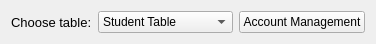
   <widget class="QWidget" name="layoutWidget">
    <property name="geometry">
     <rect>
      <x>60</x>
      <y>20</y>
      <width>341</width>
      <height>24</height>
     </rect>
    </property>
    <layout class="QHBoxLayout" name="horizontalLayout_2">
     <item>
      <widget class="QLabel" name="label_2">
       <property name="maximumSize">
        <size>
         <width>90</width>
         <height>16777215</height>
        </size>
       </property>
       <property name="baseSize">
        <size>
         <width>0</width>
         <height>0</height>
        </size>
       </property>
       <property name="font">
        <font>
         <pointsize>10</pointsize>
        </font>
       </property>
       <property name="text">
        <string>Choose table:</string>
       </property>
      </widget>
     </item>
     <item>
      <widget class="QComboBox" name="comboBox">
       <item>
        <property name="text">
         <string>Student Table</string>
        </property>
       </item>
       <item>
        <property name="text">
         <string>Instructor Table</string>
        </property>
       </item>
       <item>
        <property name="text">
         <string>Deapartment Table</string>
        </property>
       </item>
       <item>
        <property name="text">
         <string>Course  Table</string>
        </property>
       </item>
       <item>
        <property name="text">
         <string>Course Enrollment</string>
        </property>
       </item>
      </widget>
     </item>
     <item>
      <widget class="QPushButton" name="btn_goToAcc">
       <property name="text">
        <string>Account Management</string>
       </property>
      </widget>
     </item>
    </layout>
   </widget>
